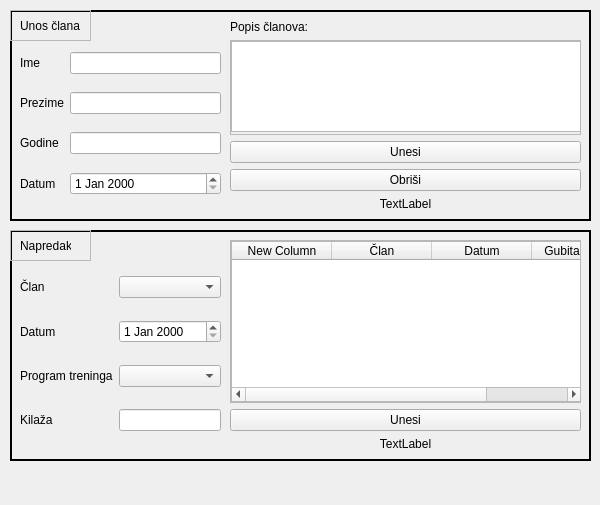
<?xml version="1.0" encoding="UTF-8"?>
<ui version="4.0">
 <class>GYM</class>
 <widget class="QMainWindow" name="GYM">
  <property name="geometry">
   <rect>
    <x>0</x>
    <y>0</y>
    <width>600</width>
    <height>505</height>
   </rect>
  </property>
  <property name="windowTitle">
   <string>GYM</string>
  </property>
  <widget class="QWidget" name="centralwidget">
   <widget class="QFrame" name="frame_unos_korisnika">
    <property name="geometry">
     <rect>
      <x>10</x>
      <y>10</y>
      <width>581</width>
      <height>211</height>
     </rect>
    </property>
    <property name="frameShape">
     <enum>QFrame::WinPanel</enum>
    </property>
    <property name="frameShadow">
     <enum>QFrame::Plain</enum>
    </property>
    <widget class="QFrame" name="frame_unos_clana">
     <property name="geometry">
      <rect>
       <x>0</x>
       <y>0</y>
       <width>81</width>
       <height>31</height>
      </rect>
     </property>
     <property name="frameShape">
      <enum>QFrame::StyledPanel</enum>
     </property>
     <property name="frameShadow">
      <enum>QFrame::Plain</enum>
     </property>
     <widget class="QLabel" name="label_unos_clana">
      <property name="geometry">
       <rect>
        <x>10</x>
        <y>0</y>
        <width>71</width>
        <height>31</height>
       </rect>
      </property>
      <property name="text">
       <string>Unos člana</string>
      </property>
     </widget>
    </widget>
    <widget class="QWidget" name="gridLayoutWidget">
     <property name="geometry">
      <rect>
       <x>10</x>
       <y>30</y>
       <width>201</width>
       <height>171</height>
      </rect>
     </property>
     <layout class="QGridLayout" name="gridLayout_clan">
      <item row="3" column="0">
       <widget class="QLabel" name="label_datum_uclanjenja">
        <property name="text">
         <string>Datum</string>
        </property>
       </widget>
      </item>
      <item row="0" column="0">
       <widget class="QLabel" name="label_ime">
        <property name="text">
         <string>Ime</string>
        </property>
       </widget>
      </item>
      <item row="1" column="0">
       <widget class="QLabel" name="label_prezime">
        <property name="text">
         <string>Prezime</string>
        </property>
       </widget>
      </item>
      <item row="2" column="1">
       <widget class="QLineEdit" name="text_godine"/>
      </item>
      <item row="2" column="0">
       <widget class="QLabel" name="label_godine">
        <property name="text">
         <string>Godine</string>
        </property>
       </widget>
      </item>
      <item row="0" column="1">
       <widget class="QLineEdit" name="text_ime"/>
      </item>
      <item row="1" column="1">
       <widget class="QLineEdit" name="text_prezime">
        <property name="text">
         <string/>
        </property>
       </widget>
      </item>
      <item row="3" column="1">
       <widget class="QDateEdit" name="dateEdit_datum_uclanjenja"/>
      </item>
     </layout>
    </widget>
    <widget class="QWidget" name="verticalLayoutWidget">
     <property name="geometry">
      <rect>
       <x>220</x>
       <y>10</y>
       <width>351</width>
       <height>191</height>
      </rect>
     </property>
     <layout class="QVBoxLayout" name="verticalLayout_popis_clanova">
      <item>
       <widget class="QLabel" name="label_popis_clanova">
        <property name="text">
         <string>Popis članova:</string>
        </property>
       </widget>
      </item>
      <item>
       <widget class="QScrollArea" name="scrollArea_popis_korisnika">
        <property name="widgetResizable">
         <bool>true</bool>
        </property>
        <widget class="QWidget" name="widget">
         <property name="geometry">
          <rect>
           <x>0</x>
           <y>0</y>
           <width>347</width>
           <height>91</height>
          </rect>
         </property>
         <widget class="QListWidget" name="list_clan">
          <property name="geometry">
           <rect>
            <x>0</x>
            <y>0</y>
            <width>351</width>
            <height>91</height>
           </rect>
          </property>
         </widget>
        </widget>
       </widget>
      </item>
      <item>
       <widget class="QPushButton" name="pushButton_unos_clana">
        <property name="text">
         <string>Unesi</string>
        </property>
       </widget>
      </item>
      <item>
       <widget class="QPushButton" name="pushButton_obrisi_clana">
        <property name="text">
         <string>Obriši</string>
        </property>
       </widget>
      </item>
      <item>
       <widget class="QLabel" name="label_eror_unos_korisnik">
        <property name="layoutDirection">
         <enum>Qt::RightToLeft</enum>
        </property>
        <property name="text">
         <string>TextLabel</string>
        </property>
        <property name="scaledContents">
         <bool>false</bool>
        </property>
        <property name="alignment">
         <set>Qt::AlignCenter</set>
        </property>
       </widget>
      </item>
     </layout>
    </widget>
   </widget>
   <widget class="QFrame" name="frame_napredak">
    <property name="geometry">
     <rect>
      <x>10</x>
      <y>230</y>
      <width>581</width>
      <height>231</height>
     </rect>
    </property>
    <property name="frameShape">
     <enum>QFrame::WinPanel</enum>
    </property>
    <property name="frameShadow">
     <enum>QFrame::Plain</enum>
    </property>
    <widget class="QFrame" name="frame_napredak_clan">
     <property name="geometry">
      <rect>
       <x>0</x>
       <y>0</y>
       <width>81</width>
       <height>31</height>
      </rect>
     </property>
     <property name="frameShape">
      <enum>QFrame::StyledPanel</enum>
     </property>
     <property name="frameShadow">
      <enum>QFrame::Plain</enum>
     </property>
     <widget class="QLabel" name="label_napredak">
      <property name="geometry">
       <rect>
        <x>10</x>
        <y>0</y>
        <width>51</width>
        <height>31</height>
       </rect>
      </property>
      <property name="text">
       <string>Napredak</string>
      </property>
     </widget>
    </widget>
    <widget class="QWidget" name="gridLayoutWidget_2">
     <property name="geometry">
      <rect>
       <x>10</x>
       <y>30</y>
       <width>201</width>
       <height>191</height>
      </rect>
     </property>
     <layout class="QGridLayout" name="gridLayout_napredak">
      <item row="3" column="0">
       <widget class="QLabel" name="label_kilaza">
        <property name="text">
         <string>Kilaža</string>
        </property>
       </widget>
      </item>
      <item row="1" column="0">
       <widget class="QLabel" name="label_datum">
        <property name="text">
         <string>Datum</string>
        </property>
       </widget>
      </item>
      <item row="2" column="0">
       <widget class="QLabel" name="label_kategorija">
        <property name="text">
         <string>Program treninga</string>
        </property>
       </widget>
      </item>
      <item row="0" column="0">
       <widget class="QLabel" name="label_clan">
        <property name="text">
         <string>Član</string>
        </property>
       </widget>
      </item>
      <item row="3" column="1">
       <widget class="QLineEdit" name="text_napredak_kilaza"/>
      </item>
      <item row="1" column="1">
       <widget class="QDateEdit" name="dateEdit_napredak_datum"/>
      </item>
      <item row="0" column="1">
       <widget class="QComboBox" name="comboBox_napredak_clan"/>
      </item>
      <item row="2" column="1">
       <widget class="QComboBox" name="comboBox_napredak_program"/>
      </item>
     </layout>
    </widget>
    <widget class="QWidget" name="verticalLayoutWidget_2">
     <property name="geometry">
      <rect>
       <x>220</x>
       <y>10</y>
       <width>351</width>
       <height>211</height>
      </rect>
     </property>
     <layout class="QVBoxLayout" name="verticalLayout">
      <item>
       <widget class="QScrollArea" name="scrollArea_napredak">
        <property name="widgetResizable">
         <bool>true</bool>
        </property>
        <widget class="QWidget" name="scrollAreaWidgetContents">
         <property name="geometry">
          <rect>
           <x>0</x>
           <y>0</y>
           <width>347</width>
           <height>159</height>
          </rect>
         </property>
         <widget class="QTableWidget" name="tableWidget_napredak">
          <property name="geometry">
           <rect>
            <x>0</x>
            <y>0</y>
            <width>351</width>
            <height>161</height>
           </rect>
          </property>
          <column>
           <property name="text">
            <string>New Column</string>
           </property>
          </column>
          <column>
           <property name="text">
            <string>Član</string>
           </property>
          </column>
          <column>
           <property name="text">
            <string>Datum</string>
           </property>
          </column>
          <column>
           <property name="text">
            <string>Gubitak kilaže</string>
           </property>
          </column>
         </widget>
        </widget>
       </widget>
      </item>
      <item>
       <widget class="QPushButton" name="pushButton_napredak_unesi">
        <property name="text">
         <string>Unesi</string>
        </property>
       </widget>
      </item>
      <item>
       <widget class="QLabel" name="label_eror_napredak">
        <property name="text">
         <string>TextLabel</string>
        </property>
        <property name="alignment">
         <set>Qt::AlignCenter</set>
        </property>
       </widget>
      </item>
     </layout>
    </widget>
   </widget>
  </widget>
 </widget>
 <resources/>
 <connections/>
</ui>
